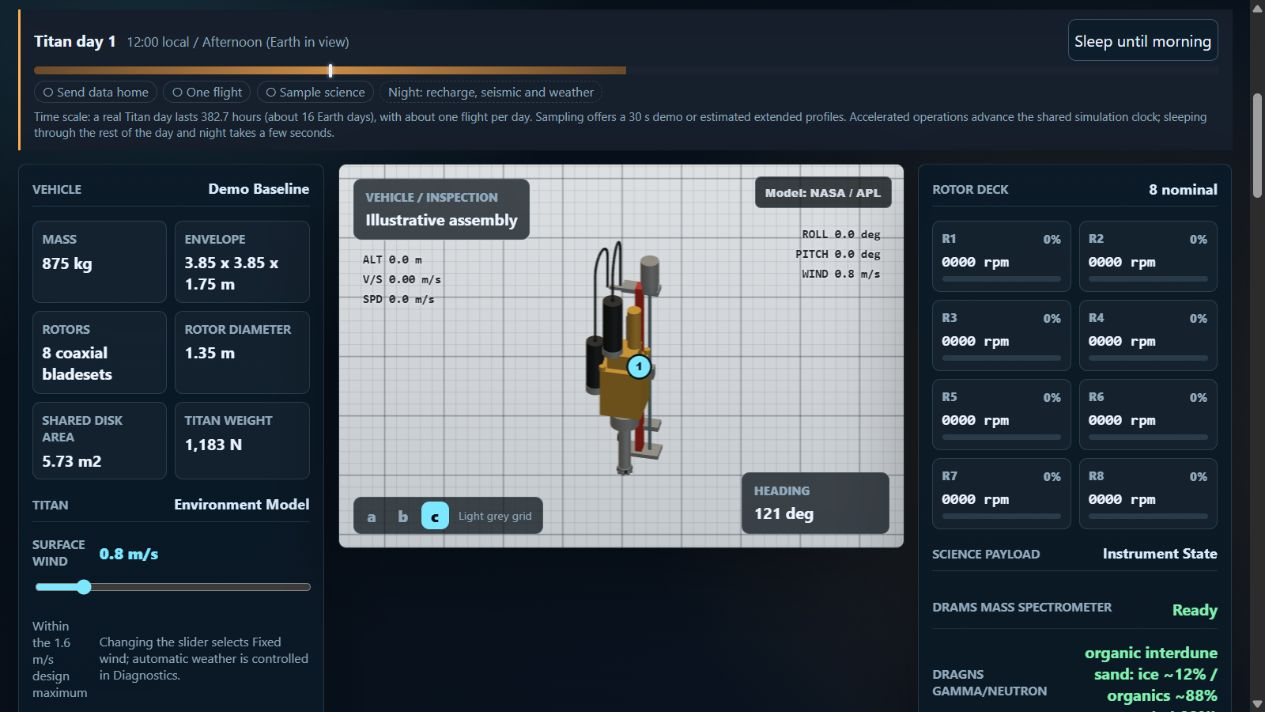
#> input picture research/drill-moving-leads-2026-10-27/port-stowed.png, 1265 x 712 px, given in place of draco-ams2024-210.jpg, which was not available
$ python comparison.py
#> lines starting #> are read from the running program, lines starting #| are printed output that depends on the picture; pictures that were not available may be replaced by others from this repository, and a replacement may not be noted
"""Mechanical crops/composition of original sources and actual browser capture. No synthesis."""
from pathlib import Path
from PIL import Image, ImageOps, ImageDraw, ImageFont
base=Path(__file__).resolve().parent
font=ImageFont.truetype('C:/Windows/Fonts/arial.ttf',22)
small=ImageFont.truetype('C:/Windows/Fonts/arial.ttf',17)
panels=[
 ('REAL EM1 HARDWARE / 2024',base/'../sources/draco-ams2024/draco-ams2024-210.jpg',(120,750,1280,1560)),
 ('CAD / 2022 MECHANICS ONLY',base/'../sources/draco-lpsc2022/lpsc2022-1069-p02.jpg',(140,560,595,975)),
 ('SIM / ESTIMATED MOVING LEADS',base/'port-extended.png',(540,235,705,490)),
]
out=Image.new('RGB',(1320,650),'#edf1f3');draw=ImageDraw.Draw(out)
#> after `out = Image.new('RGB', (1320, 650), '#edf1f3')`:
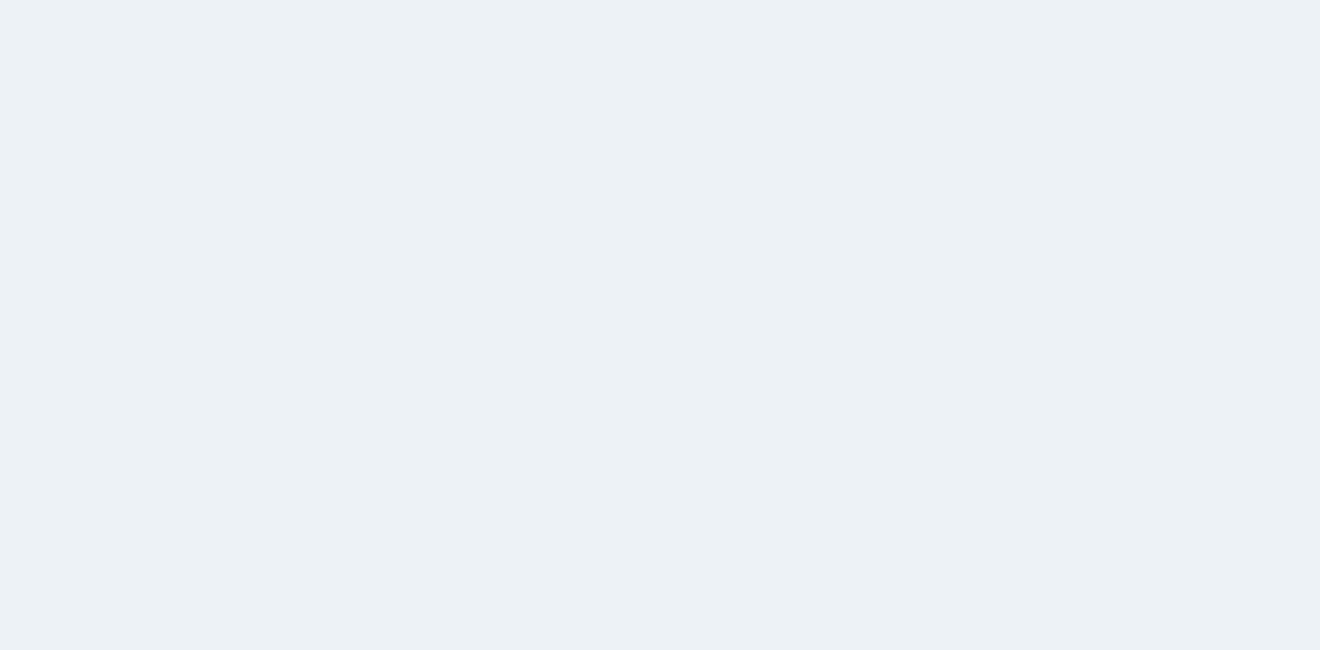
#> out: PIL image 1320x650 RGB; mean R, G, B 237, 241, 243
for i,(title,path,crop) in enumerate(panels):
 x=i*440;draw.text((x+15,20),title,font=font,fill='#152634')
 picture=ImageOps.contain(Image.open(path).convert('RGB').crop(crop),(410,500))
#> picture: PIL image 410x286 RGB; every value is 0
 out.paste(picture,(x+(440-picture.width)//2,65+(500-picture.height)//2))
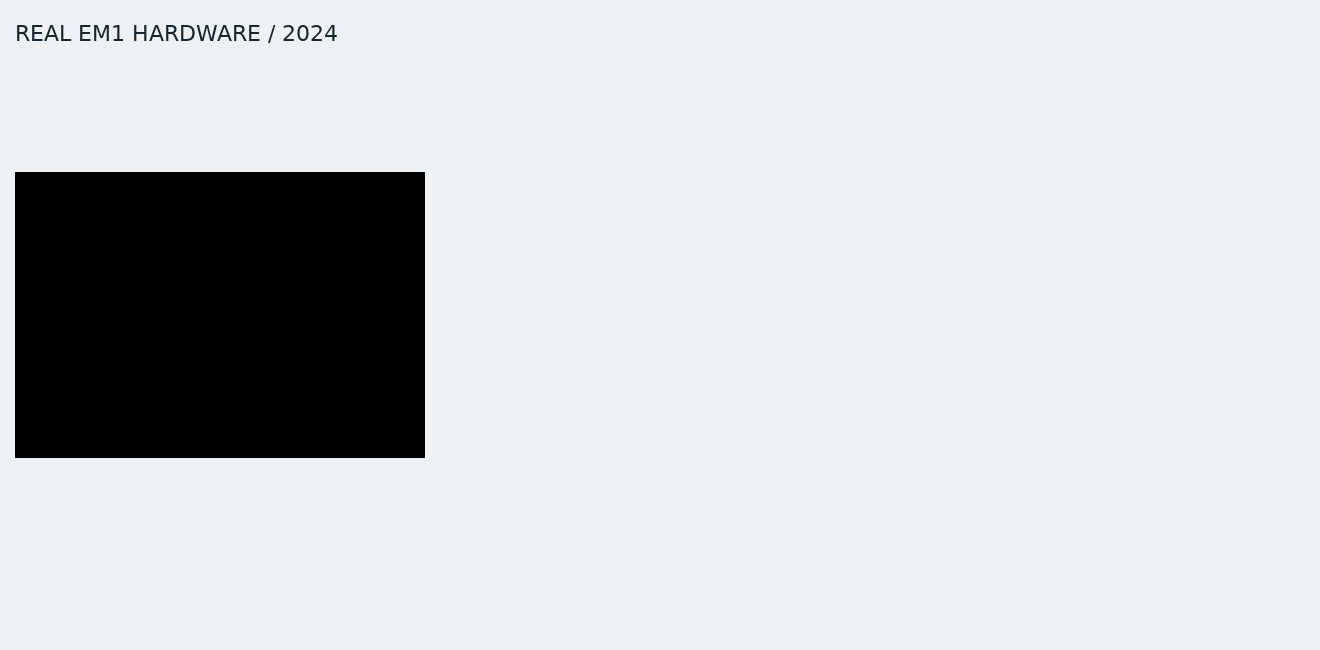
#> out: PIL image 1320x650 RGB; mean R, G, B 204.2, 207.7, 209.4
#> pass 2 of the loop `for i,(title,path,crop) in enumerate(panels):`:
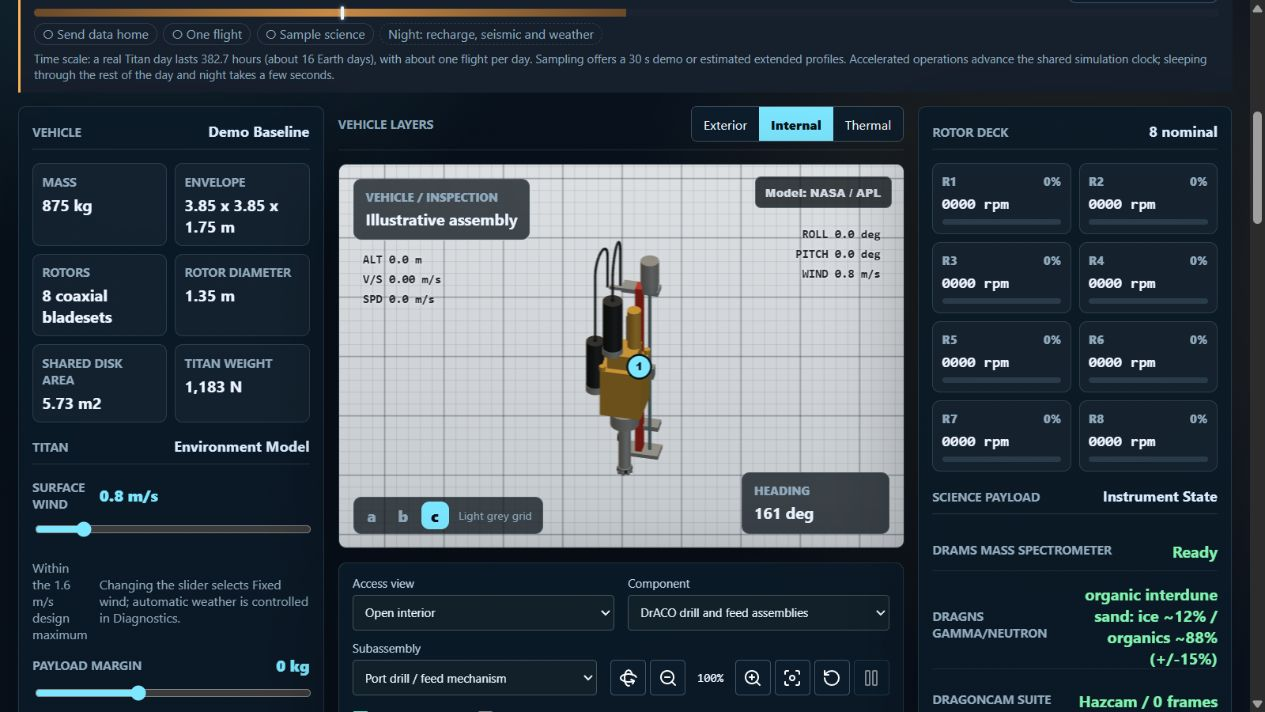
#> input picture research/drill-moving-leads-2026-10-27/public-port.png, 1265 x 712 px, given in place of lpsc2022-1069-p02.jpg, which was not available
#> `picture=ImageOps.contain(Image.open(path).convert('RGB').crop(crop),(4..`:
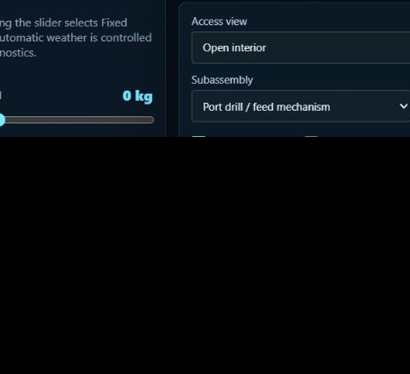
#> picture: PIL image 410x374 RGB; mean R, G, B 7, 12.2, 16.5
#> `out.paste(picture,(x+(440-picture.width)//2,65+(500-picture.height)//2))`:
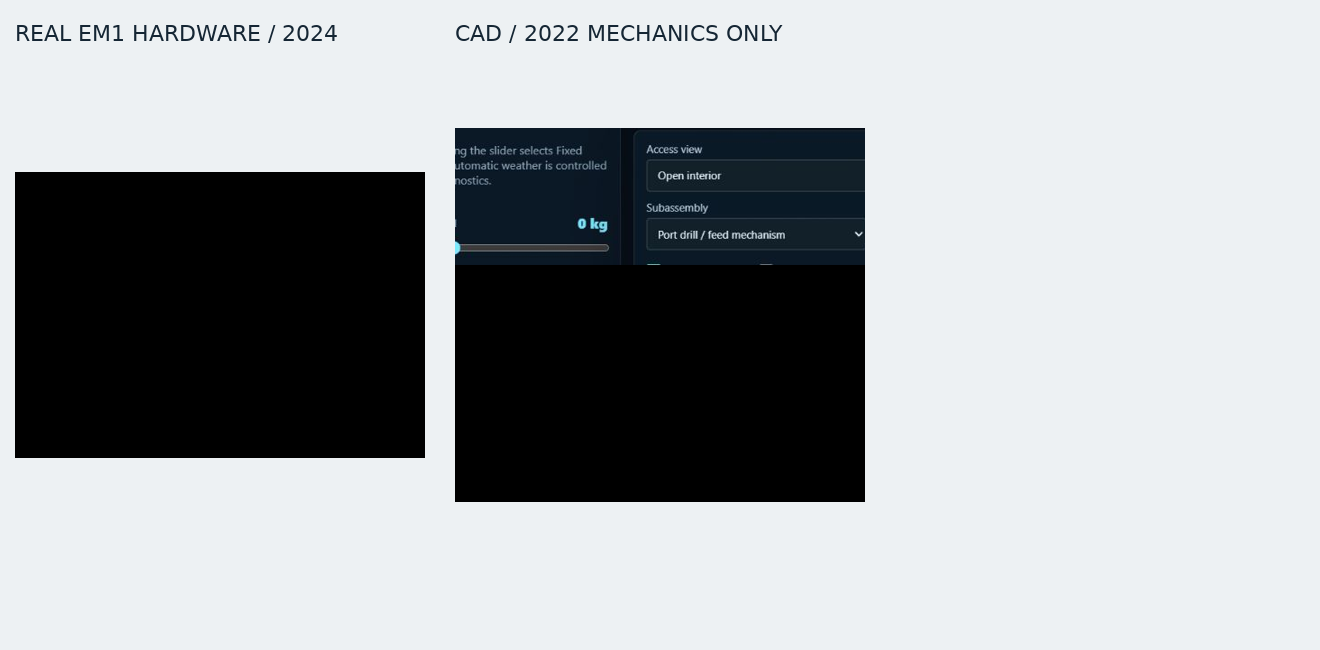
#> out: PIL image 1320x650 RGB; mean R, G, B 162.7, 166.4, 168.6
#> pass 3 of the loop `for i,(title,path,crop) in enumerate(panels):`:
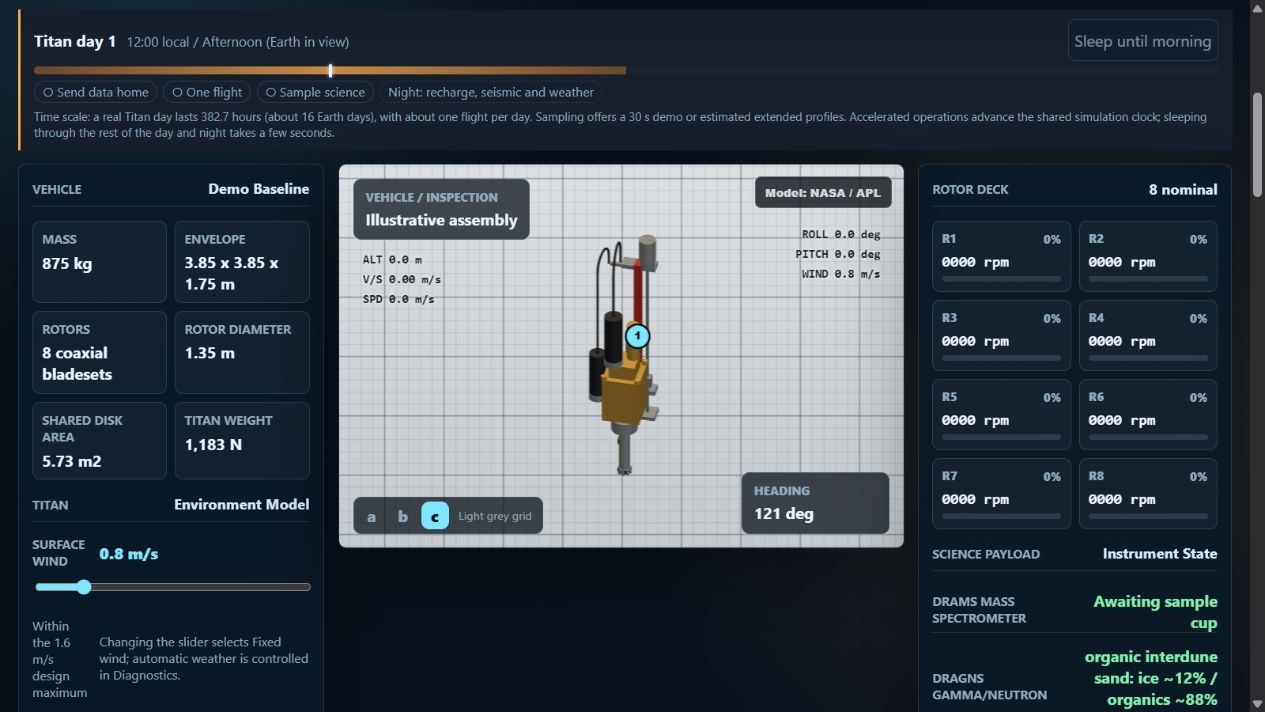
#> input picture research/drill-moving-leads-2026-10-27/port-extended.png, 1265 x 712 px
#> `picture=ImageOps.contain(Image.open(path).convert('RGB').crop(crop),(4..`:
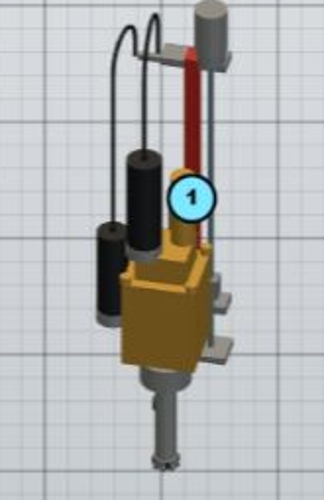
#> picture: PIL image 324x500 RGB; mean R, G, B 180, 180.9, 180.4
#> `out.paste(picture,(x+(440-picture.width)//2,65+(500-picture.height)//2))`:
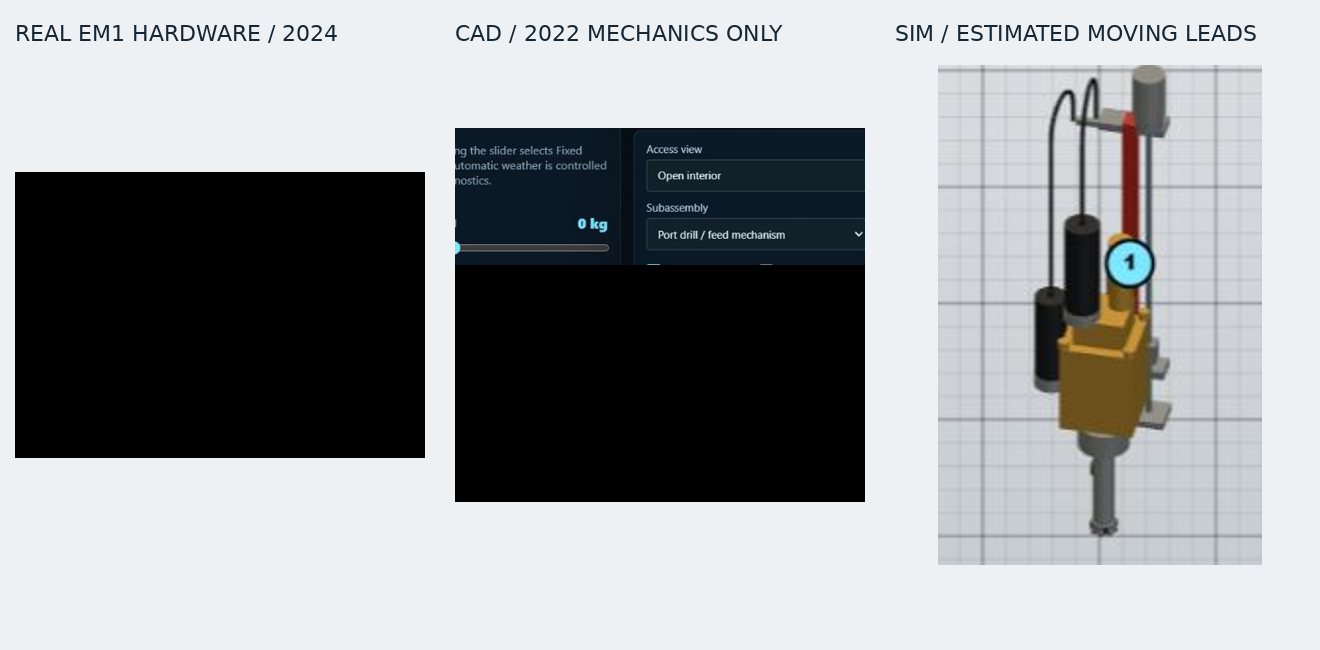
#> out: PIL image 1320x650 RGB; mean R, G, B 151.5, 154.7, 156.4
draw.text((15,590),'Credits: Honeybee Robotics / Adams et al. 2024; Zacny et al. 2022; simulator capture: Codex.',font=small,fill='#253b4c')
draw.text((15,617),'Photo does not establish complete flight wiring. Cable routes, clips and round envelopes remain estimates.',font=small,fill='#253b4c')
out.save(base/'real-cad-model-comparison.jpg',quality=92)
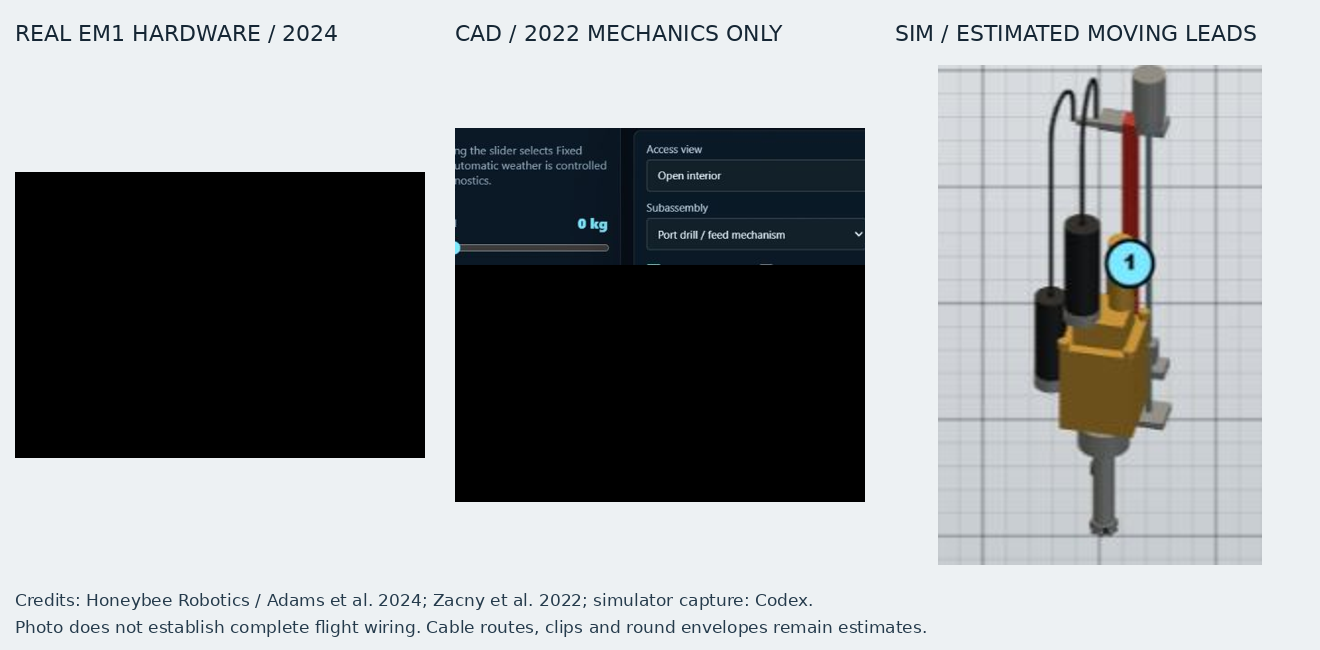
#> saved as real-cad-model-comparison.jpg: PIL image 1320x650 RGB; mean R, G, B 150.3, 153.6, 155.4
